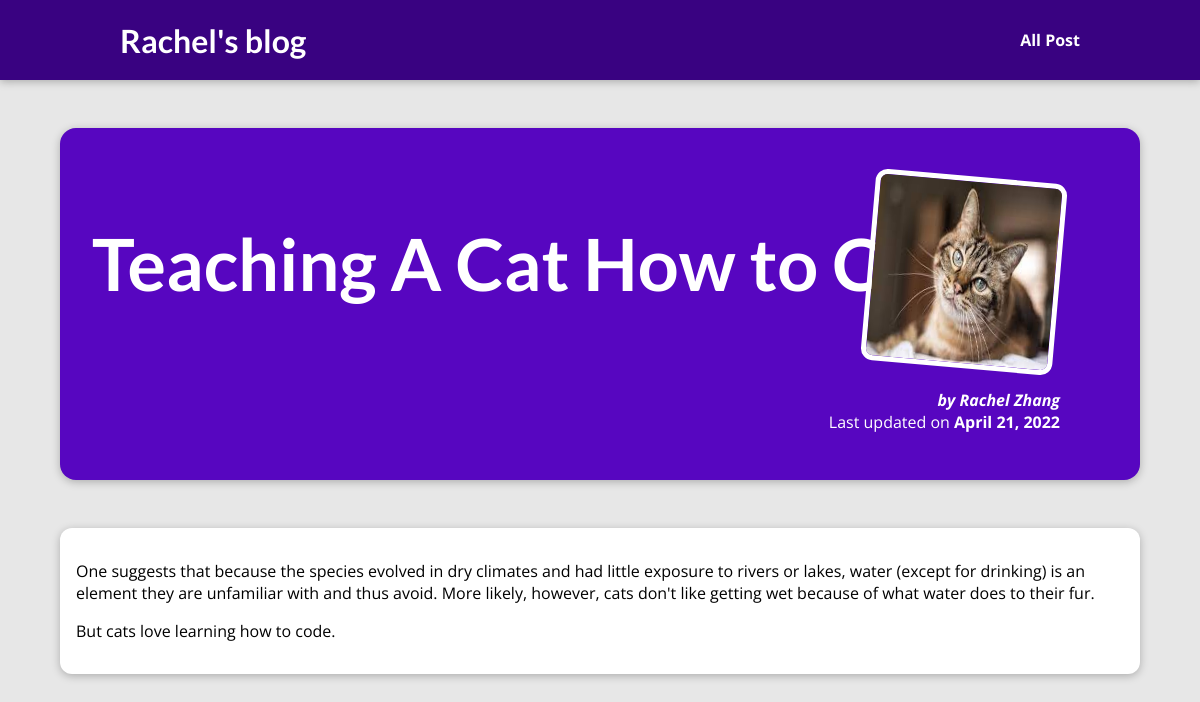
The app's page /posts/teaching-cat-how-code with its own data.
### blog/models.py (models this page shows)
class Post(models.Model):
	title = models.CharField(max_length = 150)
	excerpt = models.CharField(max_length = 300)
	image_name = models.CharField(max_length = 1000)
	date = models.DateField(auto_now = True)
	slug = models.SlugField(unique = True)
	content = models.TextField(validators = [MinLengthValidator(10)])
	author = models.ForeignKey(Author, on_delete = models.SET_NULL,
		                       null = True,
		                       related_name = 'posts')
	tags = models.ManyToManyField(Tag)

class Author(models.Model):
	first_name = models.CharField(max_length = 100)
	last_name = models.CharField(max_length = 100)
	email_address = models.EmailField()
	interests = models.CharField(max_length = 200)
	def __str__(self):
		return f"{self.first_name} {self.last_name}"

### blog/views.py (the view)
# urls.py: path("posts/<slug:slug>", views.post_detail,
def post_detail(request, slug):
    identified_post = Post.objects.get(slug = slug)
    return render(request, "blog/post-detail.html",
                 {"post": identified_post})

### blog/templates/blog/post-detail.html (shortened to what this page needs)
{% extends "base.html" %}
{% load static %}
{% block css_files %}
<link rel="stylesheet" href="{% static "blog\post-detail.css" %}">
{% endblock %}
{% block content %}
	<section id="summary" >
		<h2> {{post.title}}</h2>
		<article>
		<img src="{% static "blog/images/"|add:post.image_name %}" height=100 width=150 alt="{{post.title}}" />
		<address>by {{post.author}} </address>
	<div>Last updated on <time>{{post.date}}</time></div>
</article>
</section>
<main>
	<p>
	{{post.content|linebreaks}}
</p>
</main>
{% endblock %}

### templates/base.html (shortened to what this page needs)
{% load static %}
<!DOCTYPE html>
<html lang="en">
<head>
  <link rel="stylesheet" href="{%static "app.css" %}">
  <header id="main-navigation">
  <h1><a href="{% url "starting-page" %}">Rachel's blog</a></h1>
  <nav>
    <a href="{%url "posts-page" %}">All Post</a>
  </nav>
</header>
  {% block css_files %}{% endblock %}
</head>
<body>
    {% block content %}{% endblock %}
</body>
</html>

### static/app.css (style rules this page uses)
* { box-sizing: border-box; }
html { font-family: 'Open Sans', 'Lato', sans-serif; }
body { margin: 0; }
h1, h2, h3 { font-family: 'Lato', sans-serif; font-weight: bold; }
#main-navigation { width: 100%; height: 5rem; display: flex; justify-content: space-between; align-items: center; padding: 0 10%; position: absolute; top: 0; left: 0; }
#main-navigation a { text-decoration: none; color: white; font-weight: bold; }

### blog/static/blog/post-detail.css (style rules this page uses)
body { background-color: #e7e7e7; }
#main-navigation { background-color: #390281; box-shadow: 0 2px 8px rgba(0, 0, 0, 0.25); }
#summary { margin: 8rem auto 3rem auto; padding: 2rem; width: 90%; max-width: 90rem; border-radius: 16px; background-color: #5706c0; position: relative; box-shadow: 0 2px 8px rgba(0, 0, 0, 0.25); height: 22rem; }
#summary h2 { color: white; font-size: 4.5rem; }
#summary article { position: absolute; top: 2rem; right: 3rem; padding: 1rem 2rem; border-radius: 12px; text-align: right; color: white; }
#summary article img { width: 12rem; height: 12rem; border-radius: 12px; transform: rotateZ(5deg); border: 5px solid white; margin-bottom: 1rem; }
#summary address { font-weight: bold; }
#summary time { font-weight: bold; }
main { width: 90%; max-width: 90rem; margin: 3rem auto; background-color: white; padding: 1rem; border-radius: 12px; box-shadow: 0 2px 8px rgba(0, 0, 0, 0.25); }

### records on screen
Post: title "Teaching A Cat How to Code", image_name (picture), author "Rachel Zhang", date "April 21, 2022", content "One suggests that because the species evolved in dry climates and had little exposure to rivers or lakes, water (except for drinking) is an element they are unfamiliar with and thus avoid. More likely, however, cats don't like getting wet because of what water does to their fur. But cats love learning how to code."
